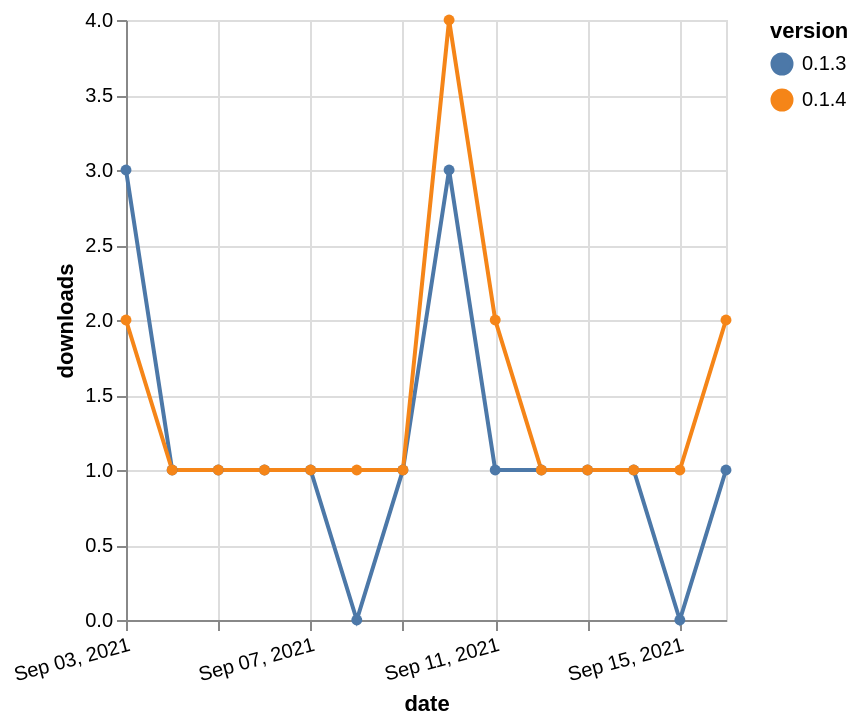

The specification (Vega-Lite) saved for this image:
### Vega-Lite specification from a JSON file in a GitHub repository (floating-point values rounded to 4 significant figures)
{"$schema": "https://vega.github.io/schema/vega-lite/v5.json", "description": "A simple bar chart with embedded data.", "data": {"values": [{"date": "2021-09-03", "total": 93, "delta": 3, "version": "0.1.3"}, {"date": "2021-09-04", "total": 94, "delta": 1, "version": "0.1.3"}, {"date": "2021-09-05", "total": 95, "delta": 1, "version": "0.1.3"}, {"date": "2021-09-06", "total": 96, "delta": 1, "version": "0.1.3"}, {"date": "2021-09-07", "total": 97, "delta": 1, "version": "0.1.3"}, {"date": "2021-09-08", "total": 97, "delta": 0, "version": "0.1.3"}, {"date": "2021-09-09", "total": 98, "delta": 1, "version": "0.1.3"}, {"date": "2021-09-10", "total": 101, "delta": 3, "version": "0.1.3"}, {"date": "2021-09-11", "total": 102, "delta": 1, "version": "0.1.3"}, {"date": "2021-09-12", "total": 103, "delta": 1, "version": "0.1.3"}, {"date": "2021-09-13", "total": 104, "delta": 1, "version": "0.1.3"}, {"date": "2021-09-14", "total": 105, "delta": 1, "version": "0.1.3"}, {"date": "2021-09-15", "total": 105, "delta": 0, "version": "0.1.3"}, {"date": "2021-09-16", "total": 106, "delta": 1, "version": "0.1.3"}, {"date": "2021-09-03", "total": 46, "delta": 2, "version": "0.1.4"}, {"date": "2021-09-04", "total": 47, "delta": 1, "version": "0.1.4"}, {"date": "2021-09-05", "total": 48, "delta": 1, "version": "0.1.4"}, {"date": "2021-09-06", "total": 49, "delta": 1, "version": "0.1.4"}, {"date": "2021-09-07", "total": 50, "delta": 1, "version": "0.1.4"}, {"date": "2021-09-08", "total": 51, "delta": 1, "version": "0.1.4"}, {"date": "2021-09-09", "total": 52, "delta": 1, "version": "0.1.4"}, {"date": "2021-09-10", "total": 56, "delta": 4, "version": "0.1.4"}, {"date": "2021-09-11", "total": 58, "delta": 2, "version": "0.1.4"}, {"date": "2021-09-12", "total": 59, "delta": 1, "version": "0.1.4"}, {"date": "2021-09-13", "total": 60, "delta": 1, "version": "0.1.4"}, {"date": "2021-09-14", "total": 61, "delta": 1, "version": "0.1.4"}, {"date": "2021-09-15", "total": 62, "delta": 1, "version": "0.1.4"}, {"date": "2021-09-16", "total": 64, "delta": 2, "version": "0.1.4"}]}, "width": "container", "mark": {"type": "line", "point": {"filled": true}}, "encoding": {"x": {"field": "date", "type": "temporal", "timeUnit": "yearmonthdate", "title": "date", "axis": {"labelAngle": -15}}, "y": {"field": "delta", "type": "quantitative", "title": "downloads"}, "color": {"field": "version", "type": "nominal"}, "tooltip": {"field": "delta"}}}
